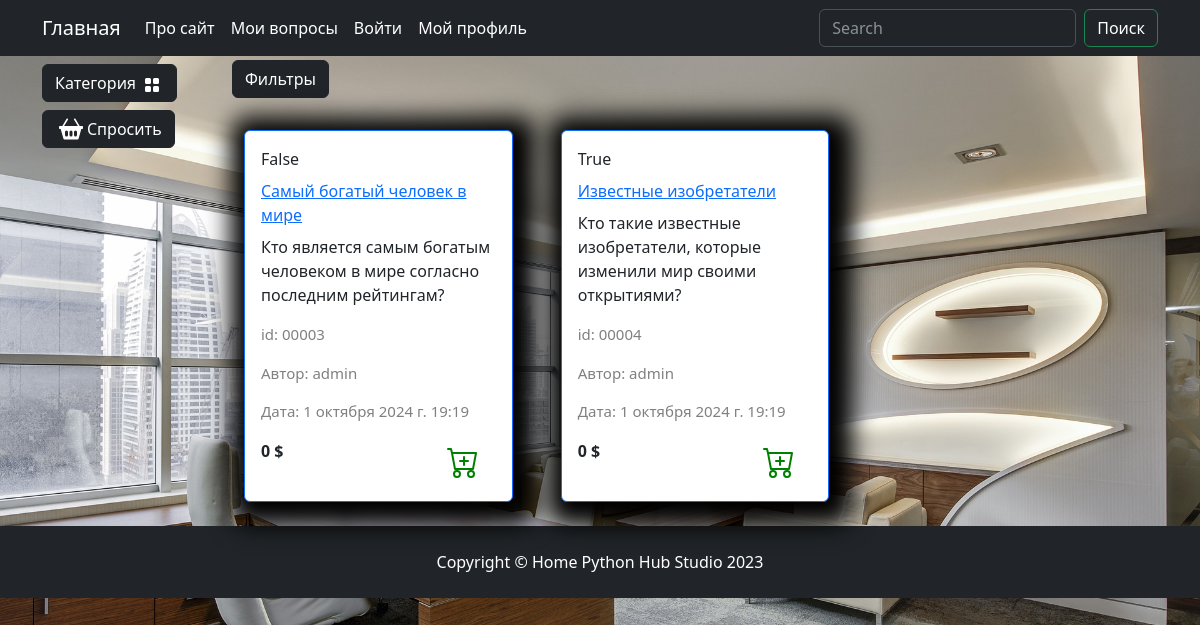
Page /catalog/people/ on the committed database.
### questions/models.py (models this page shows, shortened)
class Questions(models.Model):
    author = models.ForeignKey("auth.User", on_delete=models.CASCADE, verbose_name="Автор")
    category = models.ForeignKey(to=Categories, on_delete=models.CASCADE, verbose_name="Категория")
    title = models.CharField(max_length=200, verbose_name="Заголовок")
    slug = models.SlugField(max_length=200, unique=True, blank=True, null=True, verbose_name="Ссылка")
    text = models.TextField(verbose_name="Текст")
    rating = models.IntegerField(default=0, verbose_name="Рейтинг")
    date = models.DateTimeField( verbose_name="Дата", default=time_now)
    out_answer = models.BooleanField(default=True, verbose_name="Без ответа")
    class Meta:
        db_table = "question"
        verbose_name = "Вопрос"
        verbose_name_plural = "Вопросы"
    def display_id(self):
        return f"{self.id:05}"

### questions/views.py (the view)
# urls.py: path('catalog/', include('questions.urls', namespace='catalog')),
def catalog(request, category_slug=None):
    out_answer = request.GET.get('out_answer', None)
    order_by = request.GET.get('order_by', None)
    query = request.GET.get('q', None)
    if category_slug==None and not query:
        questions = Questions.objects.all()
    elif query:
        questions = q_search(query)
    else:
        questions = Questions.objects.filter(category__slug=category_slug)
    if out_answer:
        questions = questions.filter(out_answer=True)
    if order_by and order_by != "default":
        questions = questions.order_by(order_by)
    context: dict = {
        'title': "Каталог",
        'content': "Содержание каталога",
        'questions': questions,
        'slug_url': category_slug
    }
    return render(request, 'questions/catalog.html', context)

### questions/templatetags/question_tags.py (called while the page is built)
@register.simple_tag()
def tag_categories():
    return Categories.objects.all()

### questions/templates/questions/catalog.html (shortened to what this page needs)
{% extends "main/base.html" %}
{% load static %}
{% block content %}
    <div class="row">
        <div class="dropdown mb-2">
            <button class="btn btn-secondary dropdown-toggle btn-dark" type="button" data-bs-toggle="dropdown"
                aria-expanded="false">
                Фильтры
            </button>
        </div>
        {% for item in questions %}
        <div class="col-lg-4 col-md-6 p-4">
            <div class="card border-primary rounded custom-shadow">
                <div class="card-body">
                    <p class="card-title">{{ item.out_answer }}</p>
                    <a href="{% url "catalog:question" item.slug %}">
                        <p class="card-title">{{ item.title }}</p>
                    </a>
                    <p class="card-text ">{{ item.text }}</p>
                    <p class="product_id">id: {{ item.display_id }}</p>
                    <p class="product_id">Автор: {{ item.author }}</p>
                    <p class="product_id">Дата: {{ item.date }}</p>
                    <div class="d-flex justify-content-between">
                        <p><strong>{{ item.rating }} $</strong></p>
                        <a href="#" class="btn add-to-cart">
                            <img class="mx-1" src="{% static "deps/icons/cart-plus.svg" %}" alt="Catalog Icon"
                                width="32" height="32">
                        </a>
                    </div>
                </div>
            </div>
        </div>
        {% endfor %}
    </div>
{% endblock content %}
{% block footer %}
    <footer class="py-4 bg-dark">
        <div class="container">
            <p class="m-0 text-center text-white">Copyright &copy; Home Python Hub Studio 2023</p>
        </div>
    </footer>
{% endblock footer %}

### static/deps/css/my_css.css (style rules this page uses)
body { background-image: url("../images/bg-image.jpg"); background-repeat: no-repeat; background-attachment: fixed; background-position: center center; background-size: cover; height: 100%; }
.dropdown-toggle::after { content: none; }
.custom-shadow { box-shadow: 5px 5px 25px 19px #000000; }
.product_id { color: gray; font-size: 15px; }

### rows in the picture
Questions: out_answer "False", title "Самый богатый человек в мире", text "Кто является самым богатым человеком в мире согласно последним рейтингам?", display_id "00003", author "admin", date "1 октября 2024 г. 19:19", rating "0"
Questions: out_answer "True", title "Известные изобретатели", text "Кто такие известные изобретатели, которые изменили мир своими открытиями?", display_id "00004", author "admin", date "1 октября 2024 г. 19:19", rating "0"
